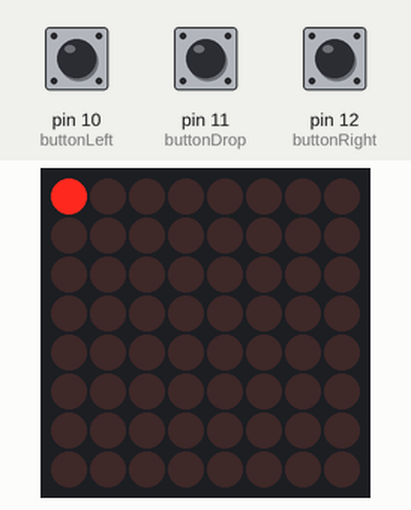
This sketch was run on a simulated Arduino Uno, built with avr-gcc and run on an emulated ATmega328P. Shown: 8×8 LED matrix. Inputs (shaded band) come from the test bench; at power-on: pin 11 (buttonDrop) HIGH, pin 10 (buttonLeft) HIGH, pin 12 (buttonRight) HIGH. Random numbers use the default seed unless the sketch sets one.

Above: at 1.2 s.
1.3 s: pin 11 (buttonDrop) pulled LOW for 0.15 s
At 1.7 s:
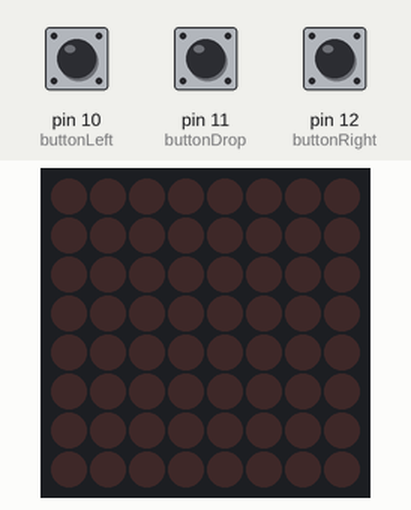
4.4 s: pin 10 (buttonLeft) pulled LOW for 3.2 s
At 8.1 s:
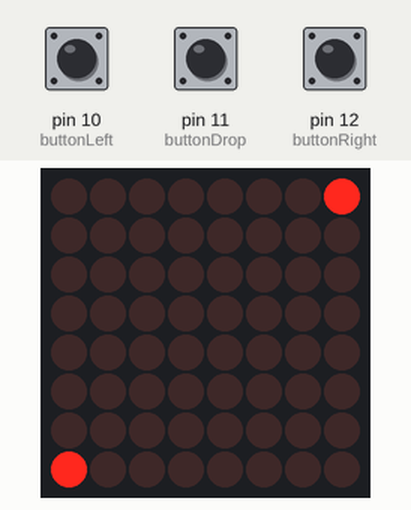
9.1 s: pin 12 (buttonRight) pulled LOW for 0.15 s
At 9.6 s:
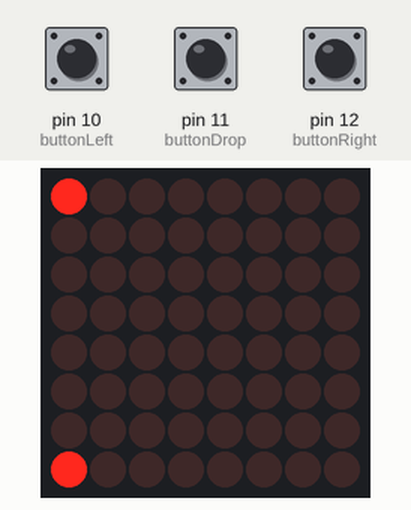
12.2 s: pin 10 (buttonLeft) pulled LOW for 0.15 s
At 13.6 s:
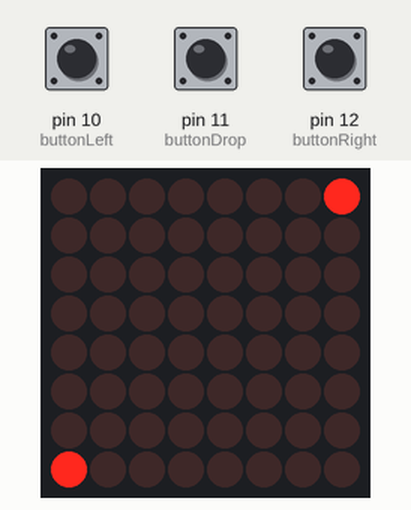
15.3 s: pin 11 (buttonDrop) pulled LOW for 1 s
At 17.0 s:
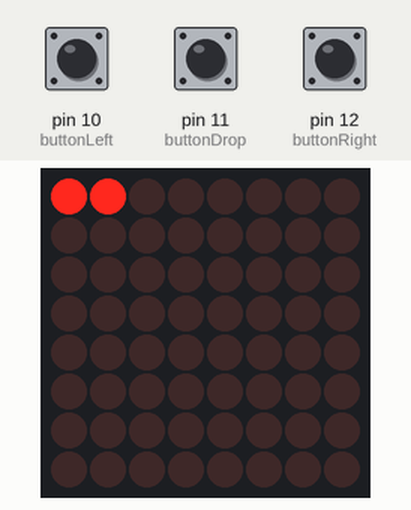
19.3 s: pin 12 (buttonRight) pulled LOW for 3.2 s
At 22.0 s:
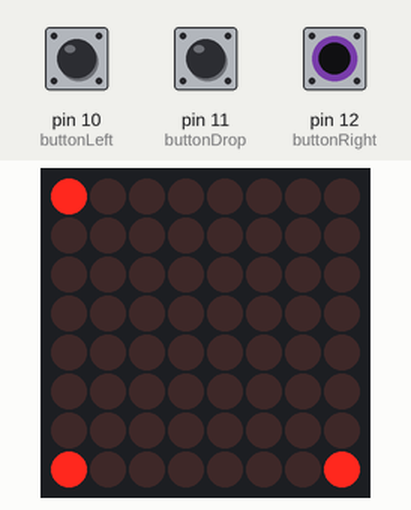
Timing chart, 0 to 23.5 s (numbered marks = the images above; inputs shaded):
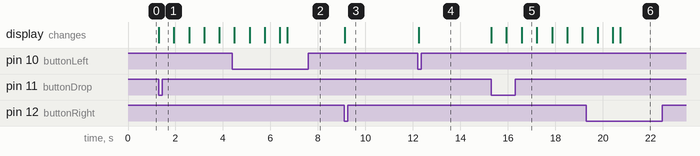

Measured:
- what the display in image 5 shows lasts 0.6 s, from 16.6 s to 17.2 s

The sketch:

Connect4.ino
```cpp
#include "LedControl.h"

#include "stdio.h"
#include "stdlib.h"


int matrix[8][8]={{8,0,0,0,0,0,0,0},{0},{0},{0},{0},{0},{0},{0}};
int i, j, x, y;
const int buttonLeft = 10;
const int buttonDrop = 11;
const int buttonRight = 12;
LedControl lc1=LedControl(2,0,1,1);

int buttonLeftState = 0;
int buttonDropState = 0;
int buttonRightState = 0;

int playerMove = 1;
int pos = 0;

byte lost[]={
  B10000000,
  B10000000,
  B10000000,
  B10000000,
  B10000000,
  B10000000,
  B10000000,
  B11111000,
  };

byte won[]={
  B10000001,
  B10000001,
  B10000001,
  B10000001,
  B10011001,
  B10100101,
  B10100101,
  B11000011,
  };

int power(int a, int b){
  if(b == 0)
    return 1;
  return a*power(a,b-1);
}

int tryAt(int matrix[8][8], int pos, int player, int moves, int *win, int *lose, int *count){
    /*player tries a move at pos
    pos - where to try a move
    player - which player tries a move
    moves - how many moves are left to try in the search
    *win - number of wins at top of the tree
    *lose - number of losses at top of the tree
    *count - number of games simulated
    */
    if(moves == 0){
        return 0;
    }
    int x, y;
    if(insertInMatrix(matrix, pos, player, &x, &y)){
        if(hasWon(matrix, &x, &y) == 1){
            *count = *count+power(8,moves);
            removeFromMatrix(matrix, pos);
            if(player == 1){
                *lose = *lose+power(8,moves);
                return -1;
            }
            else{
                *win = *win+power(8,moves);
                return 1;
            }
        }
        else{
            int player2 = player == 2 ? 1 : 2, b, i;
            if(player == 1){
                b = -2;
                for(i = 0; i < 8; ++i){
                    int q = tryAt(matrix, i, player2, moves-1, win, lose, count);
                    if(q > b){
                        b = q;
                    }
                    if(moves-1 == 0){*count = *count + 8; break;}
                }
            }
            if(player == 2){
                b = 2;
                for(i = 0; i < 8; ++i){
                    int q = tryAt(matrix, i, player2, moves-1, win, lose, count);
                    if(q < b){
                        b = q;
                    }
                    if(moves-1 == 0){*count = *count + 8; break;}
                }
            }
            removeFromMatrix(matrix, pos);
            return b;
        }
    }
    else{
        *count = *count+power(8,moves);
        return 0;
    }
}

int hasWon(int matrix[8][8], int *x, int *y){
    /* checks whether the new input at x, y has won the game for the player that made the move*/
    int player = matrix[*x][*y];
    if(player == 0 || player == 8 )
      return 0;
    int k1 = 0;//up
    check(matrix, player, &k1, *x,*y+1,   0,1);
    int k2 = 0;//up-right
    check(matrix, player, &k2, *x+1,*y+1, 1,1);
    int k3 = 0;//right
    check(matrix, player, &k3, *x+1,*y,   1,0);
    int k4 = 0;//down-right
    check(matrix, player, &k4, *x+1,*y-1, 1,-1);
    int k5 = 0;//down
    check(matrix, player, &k5, *x,*y-1,   0,-1);
    int k6 = 0;//down-left
    check(matrix, player, &k6, *x-1,*y-1, -1,-1);
    int k7 = 0;//left
    check(matrix, player, &k7, *x-1,*y,   -1,0);
    int k8 = 0;//left-up
    check(matrix, player, &k8, *x-1,*y+1, -1,1);
    if(k1+k5 >= 3 ||
       k2+k6 >= 3 ||
       k3+k7 >= 3 ||
       k4+k8 >= 3)
        return 1;
    return 0;
}

void check (int matrix[8][8], int player, int *k, int x, int y, int mX, int mY){
    if(x>=0 && x<=7 && y>=0 && y<=7){
        if(matrix[x][y] == player){
            *k = *k + 1;
            check(matrix, player, k, x+mX, y+mY, mX, mY);
        }
    }
}

int insertInMatrix(int matrix[8][8], int pos, int player, int *x, int *y){
    /*inserts a circle at the pos-column as player
    returns 1 if the move is possible, 0 if not
    */
    int p = 7, i;
    for(i = 1; i < 8; ++i){
        if(matrix[i][pos] != 0){
            p = i - 1;
            break;
        }
    }
    if(p == 0)
        return 0;
    else{
        matrix[p][pos] = player;
        *x = p;
        *y = pos;
        return 1;
    }
}

void removeFromMatrix(int matrix[8][8], int pos){
    /*removes a circle from the matrix at pos column
    */
    int p = 7, i;
    for(i = 1; i < 7; ++i){
        if(matrix[i][pos] != 0){
            p = i;
            break;
        }
    }
    matrix[p][pos] = 0;
}

void left(int *pos, int matrix[8][8]){
    matrix[0][*pos] = 0;
    *pos = *pos - 1;
    if(*pos == -1)
        *pos = 7;
    matrix[0][*pos] = 8;
}

void right(int *pos, int matrix[8][8]){
    matrix[0][*pos] = 0;
    *pos = *pos + 1;
    if(*pos == 8)
        *pos = 0;
    matrix[0][*pos] = 8;
}

void reset(byte message[8]){

  for(i=0; i<8; i++){
    lc1.setRow(0,i,message[i]);
    }
      delay(3000);

  lc1.clearDisplay(0);
  for(int i=0; i<8; i++){
    for(int j=0; j<8; j++){
      if(i==0 and j==0){
        matrix[i][j]=8;
        //lc1.setLed(0,i,j,true);
      }
      else{
        matrix[i][j]=0;
        //lc1.setLed(0,i,j,false);
      }
    }
  }
  playerMove=1;
  pos=0;

  buttonLeftState = 0;
  buttonDropState = 0;
  buttonRightState = 0;
  }


void setup() {
    // put your setup code here, to run once:
    lc1.shutdown(0,false);
    pinMode(buttonRight, INPUT_PULLUP);
    pinMode(buttonDrop, INPUT_PULLUP);
    pinMode(buttonLeft, INPUT_PULLUP);
    randomSeed(analogRead(0));
}

void loop() {
    // put your main code here, to run repeatedly:
    if(playerMove == 1){
        if(digitalRead(buttonLeft) == HIGH){
            buttonLeftState = HIGH;
        }
        if(digitalRead(buttonRight) == HIGH){
            buttonRightState = HIGH;
        }
        if(digitalRead(buttonDrop) == HIGH){
            buttonDropState = HIGH;
        }
        if(digitalRead(buttonLeft) == LOW and buttonLeftState == HIGH){
            left(&pos, matrix);
            buttonLeftState = LOW;
        }
        if(digitalRead(buttonRight) == LOW and buttonRightState == HIGH){
            right(&pos, matrix);
            buttonRightState = LOW;
        }
        if(digitalRead(buttonDrop) == LOW and buttonDropState == HIGH){
            if(insertInMatrix(matrix,pos,1,&x,&y)==1){
              buttonDropState = LOW;
              playerMove = 2;
            }
        }
    }
    if(hasWon(matrix,&x, &y)){
        //player won
        reset(won);
    }
    if(playerMove == 2){
        int res[8], win[8], lose[8], games[8];
        lc1.clearDisplay(0);
        for(i = 0; i < 8; ++i){
            win[i] = 0;
            lose[i] = 0;
            games[i] = 0;
            if(matrix[1][i]==0)
                res[i] = tryAt(matrix, i, 2, 5, &win[i], &lose[i], &games[i]);
            else
                res[i] = -1;
            lc1.setLed(0,0,i,true);
        }
        double maks = -1;
        int r1 = -1, t = 0;
        for(i = 0; i < 8; ++i){
            if(res[i] == r1){
                if((double)win[i]/games[i] - (double)lose[i]/games[i] > maks){
                    t = i;
                    maks = (double)win[i]/games[i] - (double)lose[i]/games[i];
                }
                if((double)win[i]/games[i] - (double)lose[i]/games[i] == maks){
                    t = random(100)%2 == 0 ? t : i;
                }
            }
            if(res[i] > r1){
                t = i;
                r1 = res[i];
                maks = (double)win[i]/games[i] - (double)lose[i]/games[i];
            }
        }
        insertInMatrix(matrix,t,2,&x,&y);
        playerMove = 1;
    }

    if(hasWon(matrix,&x, &y)){
      //ai won
      reset(lost);
    }
    lc1.clearDisplay(0);
    lc1.setIntensity(0, 0);
    for(i = 0; i < 8; ++i){
        for(j = 0; j < 8; ++j){
            if(matrix[i][j]==2){
                lc1.setLed(0,i,j,true);
            }
        }
    }
    lc1.clearDisplay(0);
    lc1.setIntensity(0, 15);
    for(i = 0; i < 8; ++i){
      for(j = 0; j < 8; ++j){
          if(matrix[i][j]==1){
            lc1.setLed(0,i,j,true);
          }
          if(matrix[i][j]==8){
            lc1.setLed(0,i,j,true);
          }
      }
    }
}
```

main.c
```cpp
#include <stdio.h>
#include <stdlib.h>

int tryAt(int matrix[8][8], int pos, int player, int moves, int *win, int *lose, int *count);
int hasWon(int matrix[8][8], int *x, int *y);
void check (int matrix[8][8], int player, int *count, int x, int y, int mX, int mY);
int insertInMatrix(int matrix[8][8], int pos, int player, int *x, int *y);
void removeFromMatrix(int matrix[8][8], int pos);

int tryAt(int matrix[8][8], int pos, int player, int moves, int *win, int *lose, int *count){
    /*player tries a move at pos
    pos - where to try a move
    player - which player tries a move
    moves - how many moves are left to try in the search
    *win - number of wins at top of the tree
    *lose - number of losses at top of the tree
    *count - number of games simulated
    */
    if(moves == 0){
        *count = *count+1;
        return 0;
    }
    int x, y;
    if(insertInMatrix(matrix, pos, player, &x, &y)){
        if(hasWon(matrix, &x, &y) == 1){
            *count = *count+1;
            removeFromMatrix(matrix, pos);
            if(player == 1){
                *lose = *lose+1;
                return -1;
            }
            else{
                *win = *win+1;
                return 1;
            }
        }
        else{
            int player2 = player == 2 ? 1 : 2, b, i;
            if(player == 1){
                b = -2;
                for(i = 0; i < 8; ++i){
                    int q = tryAt(matrix, i, player2, moves-1, win, lose, count);
                    if(q > b){
                        b = q;
                    }
                }
            }
            if(player == 2){
                b = 2;
                for(i = 0; i < 8; ++i){
                    int q = tryAt(matrix, i, player2, moves-1, win, lose, count);
                    if(q < b){
                        b = q;
                    }
                }
            }
            removeFromMatrix(matrix, pos);
            return b;
        }
    }
    else
        return 0;
}

int hasWon(int matrix[8][8], int *x, int *y){
    /* checks whether the new input at x, y has won the game for the player that made the move*/
    int player = matrix[*x][*y];
    int k1 = 0;//up
    check(matrix, player, &k1, *x,*y+1,   0,1);
    int k2 = 0;//up-right
    check(matrix, player, &k2, *x+1,*y+1, 1,1);
    int k3 = 0;//right
    check(matrix, player, &k3, *x+1,*y,   1,0);
    int k4 = 0;//down-right
    check(matrix, player, &k4, *x+1,*y-1, 1,-1);
    int k5 = 0;//down
    check(matrix, player, &k5, *x,*y-1,   0,-1);
    int k6 = 0;//down-left
    check(matrix, player, &k6, *x-1,*y-1, -1,-1);
    int k7 = 0;//left
    check(matrix, player, &k7, *x-1,*y,   -1,0);
    int k8 = 0;//left-up
    check(matrix, player, &k8, *x-1,*y+1, -1,1);
    if(k1+k5 >= 3 ||
       k2+k6 >= 3 ||
       k3+k7 >= 3 ||
       k4+k8 >= 3)
        return 1;
    return 0;
}

void check (int matrix[8][8], int player, int *count, int x, int y, int mX, int mY){
    if(x>=0 && x<=7 && y>=0 && y<=7){
        if(matrix[x][y] == player){
            *count = *count + 1;
            check(matrix, player, count, x+mX, y+mY, mX, mY);
        }
    }
}

int insertInMatrix(int matrix[8][8], int pos, int player, int *x, int *y){
    /*inserts a circle at the pos-column as player
    returns 1 if the move is possible, 0 if not
    */
    int p = 7, i;
    for(i = 1; i < 8; ++i){
        if(matrix[i][pos] != 0){
            p = i - 1;
            break;
        }
    }
    if(p == 0)
        return 0;
    else{
        matrix[p][pos] = player;
        *x = p;
        *y = pos;
        return 1;
    }
}

void removeFromMatrix(int matrix[8][8], int pos){
    /*removes a circle from the matrix at pos column
    */
    int p = 7, i;
    for(i = 1; i < 8; ++i){
        if(matrix[i][pos] != 0){
            p = i;
            break;
        }
    }
    matrix[p][pos] = 0;
}

void left(int *pos, int matrix[8][8]){
    matrix[0][*pos] = 0;
    *pos = *pos - 1;
    if(*pos == -1)
        *pos = 7;
    matrix[0][*pos] = 8;
}

void right(int *pos, int matrix[8][8]){
    matrix[0][*pos] = 0;
    *pos = *pos + 1;
    if(*pos == 8)
        *pos = 0;
    matrix[0][*pos] = 8;
}

int main()
{
    int matrix[8][8], i, j;
    for(i = 0; i < 8; ++i){
        for(j = 0; j < 8; ++j){
            matrix[i][j] = 0;
        }
    }
    int x=0, y=0;
    while(1){
        int pos = 0;
        matrix[0][0] = 8;
        char nextMove = '-';
        while(1){
            printf("insert a - left, s - drop, d - right\n");
            for(i = 0; i < 8; ++i){
                for(j = 0; j < 8; ++j){
                    printf("%d ", matrix[i][j]);
                }
                printf("\n");
            }
            printf("\n");
            while(nextMove!='d'&&nextMove!='a'&&nextMove!='s'){
                scanf("%c",&nextMove);
            }
            if(nextMove == 'a')
                left(&pos, matrix);
            if(nextMove == 'd')
                right(&pos, matrix);
            if(nextMove == 's'){
                if(insertInMatrix(matrix,pos,1,&x,&y)==1){
                    removeFromMatrix(matrix,pos);
                    matrix[0][pos] = 0;
                    break;
                }
            }
            nextMove = '-';
        }
        insertInMatrix(matrix,pos,1,&x,&y);
        for(i = 0; i < 8; ++i){
            for(j = 0; j < 8; ++j){
                printf("%d ", matrix[i][j]);
            }
            printf("\n");
        }
        printf("\n");
        if(hasWon(matrix,&x, &y)){
            printf("\nplayer wins\n");
            break;
        }
        int res[8], win[8], lose[8], games[8];
        for(i = 0; i < 8; ++i){
            win[i] = 0;
            lose[i] = 0;
            games[i] = 0;
            if(matrix[1][i]==0)
                res[i] = tryAt(matrix, i, 2, 7, &win[i], &lose[i], &games[i]);
            else
                res[i] = -1;
        }
        double maks = -1;
        int r1 = -1, t = 0;
        for(i = 0; i < 8; ++i){
            if(res[i] == r1){
                if((double)win[i]/games[i] - (double)lose[i]/games[i] > maks){
                    t = i;
                    r1 = res[i];
                    maks = (double)win[i]/games[i] - (double)lose[i]/games[i];
                }
            }
            if(res[i] > r1){
                t = i;
                r1 = res[i];
                maks = (double)win[i]/games[i] - (double)lose[i]/games[i];
            }
        }
        insertInMatrix(matrix,t,2,&x,&y);
        printf("\nmaks:%f, pos:%d \n", maks, t);
        for(i = 0; i < 8; ++i){
            for(j = 0; j < 8; ++j){
                printf("%d ", matrix[i][j]);
            }
            printf("\n");
        }
        printf("\n");
        if(hasWon(matrix,&x, &y)){
            printf("\nai wins\n");
            break;
        }
    }
}
```
